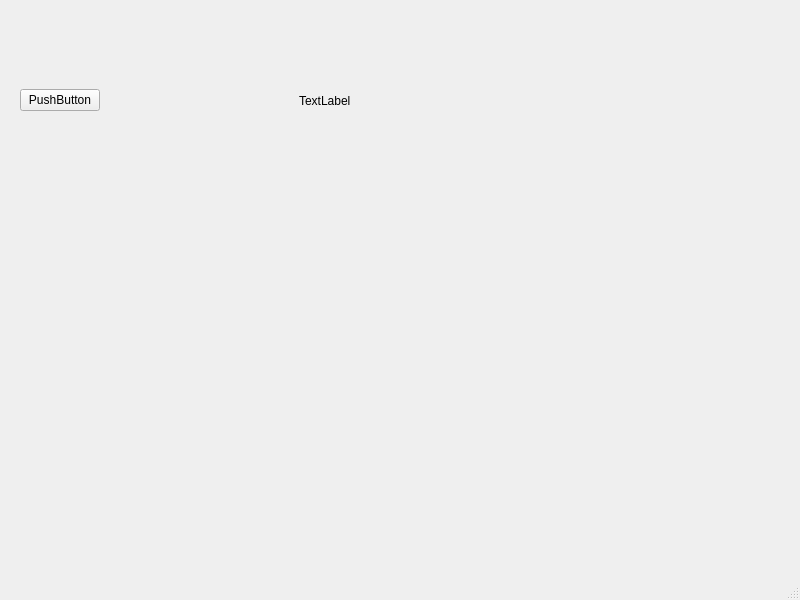
<?xml version="1.0" encoding="UTF-8"?>
<ui version="4.0">
 <class>Menu</class>
 <widget class="QMainWindow" name="Menu">
  <property name="geometry">
   <rect>
    <x>0</x>
    <y>0</y>
    <width>800</width>
    <height>600</height>
   </rect>
  </property>
  <property name="windowTitle">
   <string>Menu</string>
  </property>
  <widget class="QWidget" name="centralwidget">
   <widget class="QWidget" name="horizontalLayoutWidget">
    <property name="geometry">
     <rect>
      <x>20</x>
      <y>30</y>
      <width>331</width>
      <height>141</height>
     </rect>
    </property>
    <layout class="QHBoxLayout" name="horizontalLayout">
     <item>
      <widget class="QPushButton" name="pushButton_2">
       <property name="text">
        <string>PushButton</string>
       </property>
      </widget>
     </item>
     <item>
      <spacer name="horizontalSpacer">
       <property name="orientation">
        <enum>Qt::Horizontal</enum>
       </property>
       <property name="sizeHint" stdset="0">
        <size>
         <width>40</width>
         <height>20</height>
        </size>
       </property>
      </spacer>
     </item>
     <item>
      <widget class="QLabel" name="label">
       <property name="text">
        <string>TextLabel</string>
       </property>
      </widget>
     </item>
    </layout>
   </widget>
  </widget>
  <widget class="QMenuBar" name="menubar">
   <property name="geometry">
    <rect>
     <x>0</x>
     <y>0</y>
     <width>800</width>
     <height>22</height>
    </rect>
   </property>
  </widget>
  <widget class="QStatusBar" name="statusbar"/>
 </widget>
 <resources/>
 <connections/>
</ui>
